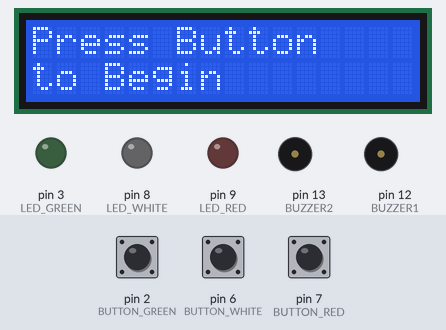
The sketch below on a simulated Arduino Uno, built with avr-gcc and run on an emulated ATmega328P. Parts: 16×2 character LCD, output pins drawn as LEDs (lit = HIGH), buzzer (waves = sounding, pin HIGH). Inputs (shaded band) come from the test bench; at power-on: pin 2 (BUTTON_GREEN) HIGH, pin 7 (BUTTON_RED) HIGH, pin 6 (BUTTON_WHITE) HIGH. Random numbers use the default seed unless the sketch sets one.

Above: at 1.2 s.
1.3 s: pin 2 (BUTTON_GREEN) pulled LOW for 3.2 s
At 5.0 s:
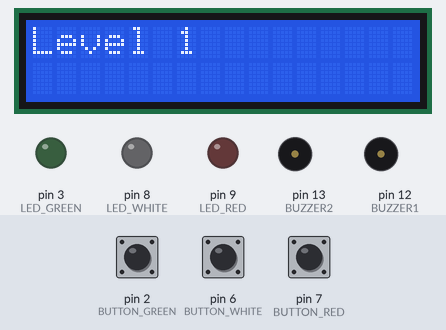
7.5 s: pin 7 (BUTTON_RED) pulled LOW for 0.35 s
At 10.2 s:
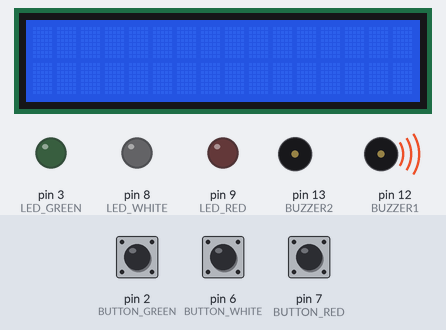
10.6 s: pin 6 (BUTTON_WHITE) pulled LOW for 1 s
At 12.3 s:
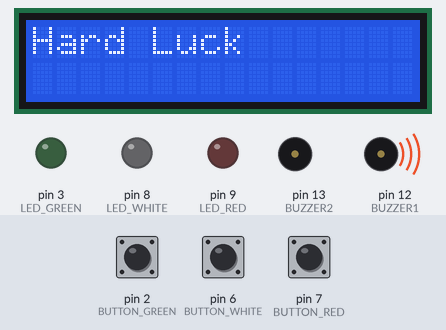
14.6 s: pin 6 (BUTTON_WHITE) pulled LOW for 3.2 s
At 18.5 s:
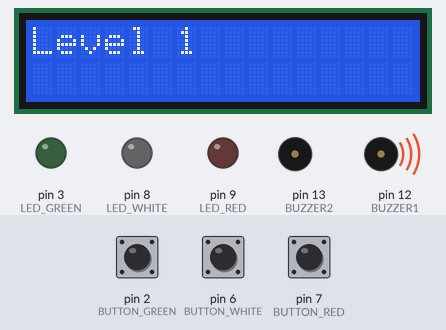
20.8 s: pin 6 (BUTTON_WHITE) pulled LOW for 0.35 s
At 23.7 s:
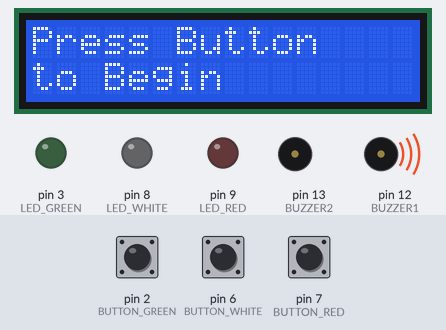
24.1 s: pin 7 (BUTTON_RED) pulled LOW for 3.2 s
At 28.7 s:
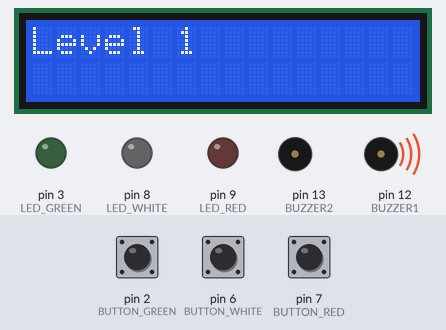
Timing chart, 0 to 31.3 s (numbered marks = the images above; inputs shaded):
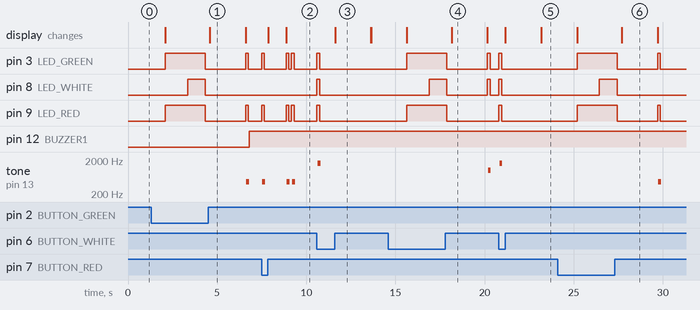

The sketch:

testgame.ino
```cpp
#include <Wire.h>
#include <LiquidCrystal_I2C.h>


LiquidCrystal_I2C lcd(0x27, 2, 1, 0, 4, 5, 6, 7, 3, POSITIVE);

#define CHOICE_OFF   0 //Used to control LEDs
#define CHOICE_NONE  0 //Used to check buttons
#define CHOICE_RED  1
#define CHOICE_GREEN 2
#define CHOICE_WHITE 3


#define LED_RED     9
#define LED_WHITE   8
#define LED_GREEN  3

// Button pin definitions
#define BUTTON_RED    7//
#define BUTTON_GREEN  2//
#define BUTTON_WHITE   6

// Buzzer
#define BUZZER1  12//10 Got Sick of Buzzer on
#define BUZZER2  13//11 Change Back for Testing Purposes

// Define game parameters
#define ENTRY_TIME_LIMIT   5000 //Amount of time to press a button before game times out. 5000ms = 5 sec

#define LEVEL_1  3
#define LEVEL_2  5
#define LEVEL_3  100

// Game state variables
byte gameMode = 0; //By default, let's play the memory game
byte gameBoard[32]; //Contains the combination of buttons as we advance
byte gameRound = 0; //Counts the number of succesful rounds the player has made it through
byte currentMove = 0;
byte bestMove = 0;
byte highScore = 0;
byte level = 1;
void setup()
{
  //Setup hardware inputs/outputs
  //Enable pull ups on inputs
  pinMode(BUTTON_RED, INPUT_PULLUP);
  pinMode(BUTTON_GREEN, INPUT_PULLUP);
  pinMode(BUTTON_WHITE, INPUT_PULLUP);

  pinMode(LED_RED, OUTPUT);
  pinMode(LED_WHITE, OUTPUT);
  pinMode(LED_GREEN, OUTPUT);

  pinMode(BUZZER1, OUTPUT);
  pinMode(BUZZER2, OUTPUT);

  pinMode(A0, INPUT);
  pinMode(A1, INPUT);

  //Mode checking
  gameMode = 0; // By default, we're going to play the memory game
  // set up the LCD's number of columns and rows:
  lcd.begin(16, 2);

  // Check to see if upper right button is pressed
  if (checkButton() == CHOICE_GREEN)
  {
    //Turn on the upper right (green) LED
    setLEDs(CHOICE_GREEN);
    toner(CHOICE_GREEN, 150);
    setLEDs(CHOICE_RED | CHOICE_WHITE ); // Turn on the other LEDs until you release button
    while(checkButton() != CHOICE_NONE) ; // Wait for user to stop pressing button

  /*
  //Booting Up Display
  lcd.print("Booting:"); //print the text to the lcd
  for (int i = 0; i <= 100; i++){  // you can change the increment value here
    lcd.setCursor(8,0);
    if (i<100) lcd.print(" ");  //print a space if the percentage is < 100
    if (i<10) lcd.print(" ");  //print a space if the percentage is < 10
    lcd.print(i);
    lcd.print("%");
    delay(100);  //change the delay to change how fast the boot up screen changes
    */
  }
  lcd.clear();
}

void loop()
{
  lcd.print("Press Button");
  lcd.setCursor(0,1);
  lcd.print("to Begin");//High Score At Home Screen
  delay(2000);
  lcd.clear();
  notPressed(); // Blink lights while waiting for user to press a button

  delay(1000);  //change the delay to change how fast the boot up screen changes
  //lcd.clear();
  // Play memory game and handle result
  // Indicate the start of game play
  setLEDs(CHOICE_RED | CHOICE_GREEN | CHOICE_WHITE ); // Turn all LEDs on
  delay(1000);
  setLEDs(CHOICE_OFF); // Turn off LEDs
  delay(250);

  if (gameMode == 0)
  {
    if (play() == true)
    {
      //Congrats Message
      lcd.print("Congrats");
      delay(2000);
      lcd.clear();
    }
    else
    {
      lcd.print("Hard Luck");
      delay(2000);
      lcd.clear();
    }
  }
  /**/
}

// Play the regular memory game
boolean play(void)
{
  lcd.clear();
  randomSeed(millis()); // Seed the random generator with random amount of millis()
  gameRound = 0;// Reset the game to the beginning

  lcd.print("Level ");
  lcd.print( "1");
  delay(2000);
  lcd.clear();
  gameRound = 0;
  while (gameRound < 100)
  {
      moves(); // Add a button to the current moves, then play them back
      playMoves(); // Play back the current game board
      // Then require the player to repeat the sequence.
      for (currentMove = 0 ; currentMove < gameRound ; currentMove++)
      {
          byte choice = wait(); // See what button the user presses

          if (choice == 0)
          {
            return false; // If wait timed out, player loses
          }
          if (choice != gameBoard[currentMove])
          {
            return false; // If the choice is incorect, player loses
          }

      }
      bestMove = currentMove;
      lcd.setCursor(0,1);
      lcd.print("Score ");
      lcd.print(bestMove);

      if(currentMove >= LEVEL_2)
      {
          lcd.print("Level ");
          lcd.print( "2");
          delay(2000);
          lcd.clear();
      }
      if(currentMove >= LEVEL_3)
      {
        lcd.print("Level ");
        lcd.print( "3");
        delay(2000);
        lcd.clear();
      }
      delay(1000); // Player was correct, delay before playing moves
      lcd.clear();

  }
  if(bestMove >= highScore)
  {
      highScore = bestMove;
      lcd.setCursor(0,1);
      lcd.print("New Highscore ");
      lcd.print(highScore);
      delay(3000); // Player was correct, delay before playing moves
      lcd.clear();
  }
  return true; // Player made it through all the rounds to win!
}
// Plays the current contents of the game moves
void playMoves(void)
{
  for (byte currentMove = 0 ; currentMove < gameRound ; currentMove++)
  {
    toner(gameBoard[currentMove], 150);
    delay(150); // 150 works well. Maybe Get faster as Time goes on
  }
}

// Adds a new random button
void moves(void)
{
  byte newButton = random(0, 3);//3 buttons in it

  // We have to convert this number, 0 to 3, to CHOICEs
  if(newButton == 0) newButton = CHOICE_RED;
  else if(newButton == 1) newButton = CHOICE_GREEN;
  else if(newButton == 2) newButton = CHOICE_WHITE;

  gameBoard[gameRound++] = newButton; // Add this new button to the game array
}

// Lights a given LEDs
void setLEDs(byte leds)
{
  if ((leds & CHOICE_RED) != 0)
    digitalWrite(LED_RED, HIGH);
  else
    digitalWrite(LED_RED, LOW);

  if ((leds & CHOICE_GREEN) != 0)
    digitalWrite(LED_WHITE, HIGH);
  else
    digitalWrite(LED_WHITE, LOW);

  if ((leds & CHOICE_WHITE) != 0)
    digitalWrite(LED_GREEN, HIGH);
  else
    digitalWrite(LED_GREEN, LOW);

}

// Wait for a button to be pressed to Start the game
byte wait(void)
{
  long startTime = millis();

  while ( (millis() - startTime) < ENTRY_TIME_LIMIT) // Loop until too much time has passed
  {
    byte button = checkButton();
    if (button != CHOICE_NONE)
    {
      toner(button, 150); // Play the button the user just pressed
      while(checkButton() != CHOICE_NONE) ;  // Now let's wait for user to release button
      delay(10); // This helps with pressing button twice
      return button;
    }
  }
  return CHOICE_NONE; // Time Out
}
// Checking if any button is pressed
byte checkButton(void)
{
  if (digitalRead(BUTTON_RED) == 0) return(CHOICE_RED);
  else if (digitalRead(BUTTON_GREEN) == 0) return(CHOICE_GREEN);
  else if (digitalRead(BUTTON_WHITE) == 0) return(CHOICE_WHITE);

  return(CHOICE_NONE); // If no button is pressed, return none
}
// Sound of Buzzer and Length depending on button
// pressed for light and button to work
void toner(byte which, int buzzLen)
{
  setLEDs(which); //Turn on a given LED
  switch(which)
  {
    case CHOICE_RED:
      sound(buzzLen, 1100);
      break;
    case CHOICE_GREEN:
      sound(buzzLen, 500);
      break;
    case CHOICE_WHITE:
      sound(buzzLen, 300);
      break;
  }
  setLEDs(CHOICE_OFF); // Turn off all LEDs
}

// Toggle buzzer every buzzDelay, for a duration of buzzLen.
void sound(int buzzLen, int buzzDelay)
{
  // Convert total play time from milliseconds to microseconds
  long buzzLength = buzzLen * (long)1000;

  // Loop until the remaining play time is less than a single buzzDelay
  while (buzzLength > (buzzDelay * 2))
  {
    buzzLength -= buzzDelay * 2; //Decrease the remaining play time

    // Toggle the buzzer at various speeds
    digitalWrite(BUZZER1, LOW);
    digitalWrite(BUZZER2, HIGH);
    delayMicroseconds(buzzDelay);

    digitalWrite(BUZZER1, HIGH);
    digitalWrite(BUZZER2, LOW);
    delayMicroseconds(buzzDelay);
  }
}

// Flash Lights while Waiting
// Easy Sequence as just Red, Green and White
void notPressed(void)
{
  while(1)
  {
    setLEDs(CHOICE_RED);
    delay(250);
    if (checkButton() != CHOICE_NONE) return;
    setLEDs(CHOICE_WHITE);
    delay(250);
    if (checkButton() != CHOICE_NONE) return;
    setLEDs(CHOICE_GREEN);
    delay(250);
    if (checkButton() != CHOICE_NONE) return;
  }
}
```

Measured:
- after the input at 1.3 s, pin 12 (BUZZER1): LOW → HIGH after 5.5 s; tone on pin 13 (BUZZER2): silent → 452 Hz after 5.3 s, → silent 0.16 s later
- after the input at 7.5 s, pin 3 (LED_GREEN), pin 9 (LED_RED): goes HIGH 0.15 s, LOW 1.2 s, HIGH 0.15 s, LOW 0.15 s, HIGH 0.15 s, then LOW, starting at once
- after the input at 10.6 s, pin 3 (LED_GREEN), pin 8 (LED_WHITE), pin 9 (LED_RED): LOW → HIGH at once, → LOW 0.15 s later; tone on pin 13 (BUZZER2): silent → 1629 Hz at once, → silent 0.16 s later
- after the input at 14.6 s, tone on pin 13 (BUZZER2): silent → 986 Hz after 5.6 s, → silent 0.16 s later
- after the input at 20.8 s, pin 3 (LED_GREEN), pin 8 (LED_WHITE), pin 9 (LED_RED): LOW → HIGH at once, → LOW 0.15 s later; tone on pin 13 (BUZZER2): silent → 1629 Hz at once, → silent 0.16 s later; the display: first changes after 0.37 s (image 5 shows a later state)
- after the input at 24.1 s, tone on pin 13 (BUZZER2): silent → 452 Hz after 5.7 s, → silent 0.16 s later
- what the display in image 1 shows lasts 2.0 s, from 4.6 s to 6.6 s
